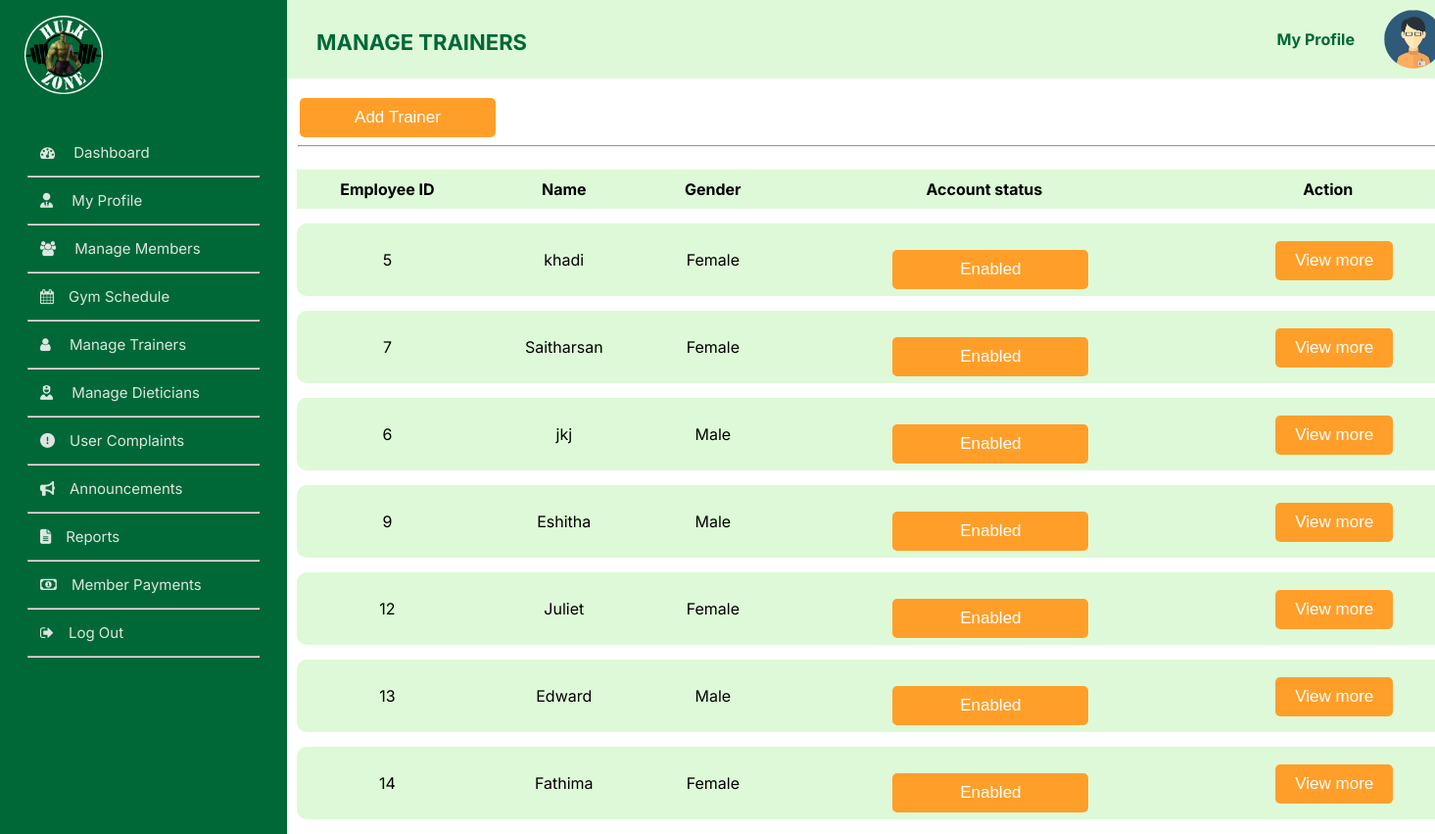
Page /admin/manageTrainer.php (signed in) on the committed database.
### tables this page shows
CREATE TABLE `employee` (
  `employeeID` int NOT NULL,
  `userID` int NOT NULL,
  `noOfYearsOfExperience` varchar(100) NOT NULL,
  `avgRating` double NOT NULL DEFAULT '0',
  `qualification` text NOT NULL,
  `description` text NOT NULL,
  `language` varchar(255) NOT NULL
);

CREATE TABLE `user` (
  `userID` int NOT NULL,
  `fName` text NOT NULL,
  `lName` text NOT NULL,
  `NIC` text NOT NULL,
  `gender` varchar(50) NOT NULL,
  `profilePhoto` text,
  `dateOfBirth` date NOT NULL,
  `roles` int NOT NULL,
  `statuses` int NOT NULL,
  `contactNumber` int NOT NULL,
  `streetNumber` varchar(255) DEFAULT NULL,
  `addressLine01` text,
  `addressLine02` text,
  `city` text,
  `pw` varchar(255) NOT NULL,
  `created_at` date NOT NULL,
  `email` varchar(50) NOT NULL
);

### admin/manageTrainer.php (the view, shortened to what this page needs)
<!DOCTYPE html>
<html lang="en">
<head>
    <link rel="stylesheet" href="css/header.css">
    <link rel="stylesheet" href="css/sideBar.css">
    <link rel="stylesheet" href="css/table.css">
    <link rel="stylesheet" href="https://cdnjs.cloudflare.com/ajax/libs/font-awesome/4.7.0/css/font-awesome.min.css">
</head>
<body>
<?php
include('../admin/sideBar.php');
?>
    <div class="right">
    <div class="content" >
        <div class="contentLeft">
            <p class="title">MANAGE TRAINERS</p>
        </div>
        <div class="contentMiddle">
            <p class="myProfile">My Profile</p>
        </div>
        <div class="contentRight" ><img src="images/admin.png" alt="AdminLogo" class="adminLogo"></div>
    </div>
    <div class="down">
        <div class="topic">
        <a href="addTrainer.php"><button>Add Trainer</button></a>
        </div>
        <hr style="width: 98%;">
        <div class="tableAnnouncements">
            <table class="announcements">
                <tr>
                   <th>Employee ID</th>
                   <th>Name</th>
                   <th>Gender</th>
                   <th>Account status</th>
                   <th>Action</th>
                </tr>
                <?php
                    include('../../HulkZone/connect.php');
                     $sql="SELECT user.userID,user.fName, user.gender, employee.employeeID,
                                CASE
                                WHEN user.statuses = 1 THEN 'Enabled'
                                ELSE 'Disabled'
                                END AS accountStatus
                                FROM user
                                INNER JOIN employee ON user.userID = employee.userID
                                WHERE user.roles = 2";
                   $result = mysqli_query($conn, $sql);
                    while ($row = $result->fetch_assoc()) {
                        $statusValue = ($row['accountStatus'] == 'Enabled') ? '0' : '1';
                        $buttonStyle = ($row['accountStatus'] == 'Disabled') ? 'background-color: red;' : '';
                        echo"
                    <tr>
                   <td>$row[employeeID]</td>
                   <td>$row[fName]</td>
                   <td>$row[gender]</td>
                   <td>
                   <form method='POST' action='accountStatusButton/changeStatusTrainer.php'>
                       <button type='submit' class='button2' name='status' value='$statusValue'style='$buttonStyle'>{$row['accountStatus']}</button>
                       <input type='hidden' name='userID' value='{$row['userID']}'>
                   </form>
               </td>
                   <td>
                   <a href='viewTrainerProfile.php?employeeID=$row[employeeID]'><button class='button2' style='width: 120px;margin-top:1px'>View more</button></a>
                </tr>";
                    }
                ?>
            </table>
        </div>
    </div>
    </body>
</html>

### admin/css/header.css (style rules this page uses)
.content { color: #006837; display: flex; flex-direction: row; height: 80px; background-color: #DEF9D7; width: 100%; float:right; }
body { margin: 0; font-family: 'Inter', sans-serif; }
.contentRight { width: 7%; padding-right:40px; }
.contentLeft { width: 30%; }
.adminLogo { width: 60px; height: 60px; margin: 10px 10px 10px 30px; }
.contentMiddle { width: 63%; }
.myProfile { float: right; margin-top: 30px; font-weight: bold; }
.title { margin-left: 30px; font-weight: bold; margin-top: 30px; font-size: 22px; }
.right { display: flex; flex-direction:column; margin-left:20%; width: 1215px; }

### admin/css/sideBar.css (style rules this page uses)
hr { width: 80%; }
img { width: 80px; height: 80px; }

### admin/css/table.css (style rules this page uses)
table { width: 98%; border-collapse:separate; border-spacing:0 15px; margin-left: 10px; }
th { padding-top: 10px; padding-bottom: 10px; }
table tr { background-color: #DEF9D7; }
td { padding:7px; text-align: center; }
td:first-child, td:first-child { border-radius: 10px 0 0 10px; }
td:last-child, td:last-child { border-radius: 0 10px 10px 0; }
button { background-color: #FF9F29; border: none; margin-left: 13px; margin-top: 20px; padding-top: 10px; padding-left: 10px; padding-right: 10px; padding-bottom: 10px; width: 200px; font-size: 17px; border-radius: 5px; color: white; }

### rows in the picture
employee: employeeID "5", userID.fName "khadi", userID.gender "Female", $statusValue 0 (drawn), accountStatus "Enabled"
employee: employeeID "7", userID.fName "Saitharsan", userID.gender "Female", $statusValue 0 (drawn), accountStatus "Enabled"
employee: employeeID "6", userID.fName "jkj", userID.gender "Male", $statusValue 0 (drawn), accountStatus "Enabled"
employee: employeeID "9", userID.fName "Eshitha", userID.gender "Male", $statusValue 0 (drawn), accountStatus "Enabled"
employee: employeeID "12", userID.fName "Juliet", userID.gender "Female", $statusValue 0 (drawn), accountStatus "Enabled"
employee: employeeID "13", userID.fName "Edward", userID.gender "Male", $statusValue 0 (drawn), accountStatus "Enabled"
employee: employeeID "14", userID.fName "Fathima", userID.gender "Female", $statusValue 0 (drawn), accountStatus "Enabled"
